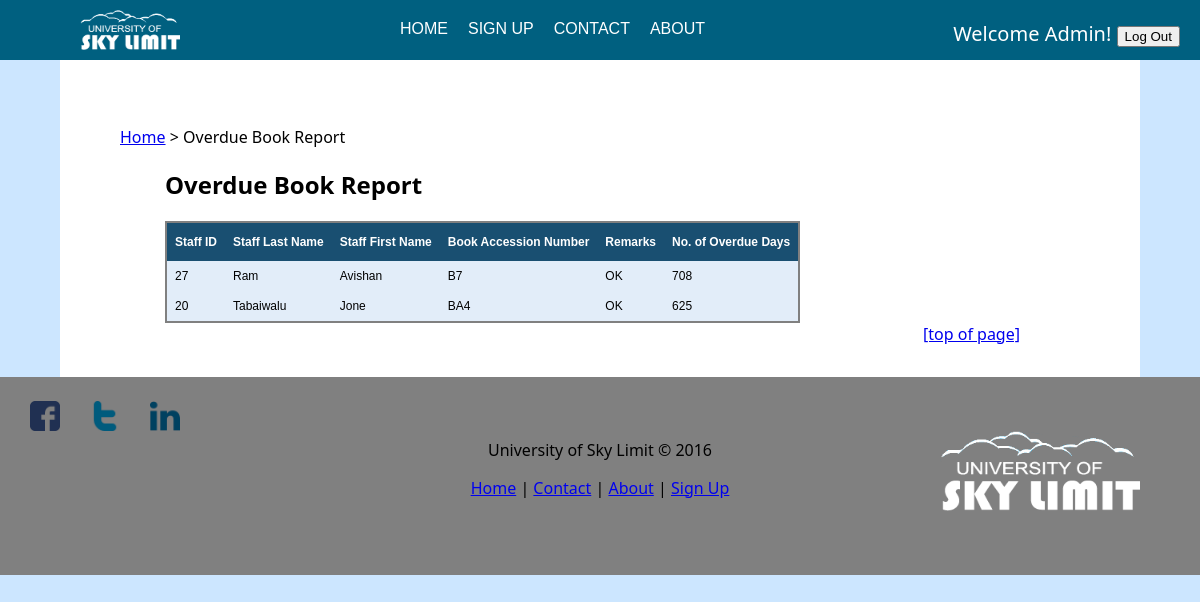
Screenshot of /Simple_Library_Management_System/library/overduebookreport.php (signed in) with the database file from the repository.
### tables this page shows
CREATE TABLE `loanitems` (
  `LoanLine_Num` varchar(15) NOT NULL,
  `Loan_Num` varchar(10) NOT NULL,
  `LoanLine_DueDate` date NOT NULL,
  `LoanLine_ReturnDate` date NOT NULL,
  `LoanLine_Remarks` varchar(15) NOT NULL,
  `Bk_AccessionNum` varchar(10) NOT NULL,
  `LoanTyp_ID` varchar(10) NOT NULL,
  `Loan_Clear` varchar(5) NOT NULL
);

CREATE TABLE `staff` (
  `Staff_ID` int(10) NOT NULL,
  `Staff_FName` char(20) NOT NULL,
  `Staff_LName` char(20) NOT NULL,
  `Staff_Username` varchar(25) NOT NULL,
  `Staff_Pwd` varchar(255) NOT NULL,
  `Staff_AccountType` varchar(10) NOT NULL
);

### Simple_Library_Management_System/library/overduebookreport.php (the view, shortened to what this page needs)
<?php
include 'includes/header.php';
?>
<head>
</head>
<body>
<div id="main">
<div id="main-content">
	<p><a href="home.php">Home</a> > Overdue Book Report</p>
	<h2 id="padding">Overdue Book Report</h2>
	<form id="form" name="frmUser" method="post">
	<table id="table" style="margin-left: 5%;">
	<tr>
		<th>Staff ID</th>
		<th>Staff Last Name</th>
		<th>Staff First Name</th>
		<th>Book Accession Number</th>
		<th>Remarks</th>
		<th>No. of Overdue Days</th>
	</tr>
	<?php
	$qry1 = "SELECT * FROM loanitems as a, loan as b, staff as c
	WHERE a.Loan_Num=b.Loan_Num and a.Loan_Clear='No' and c.Staff_ID=b.Staff_ID ";
	$result1 = $db_conn->query($qry1);
	$i=0;
	while($row = mysqli_fetch_array($result1)){
	if($i%2==0)
			$classname="evenRow";
		else
			$classname="oddRow";
		?>
		<tr class="<?php if(isset($classname)) echo $classname;?>">
				<td><?php echo $row['Staff_ID']; ?></td>
				<td><?php echo $row['Staff_LName']; ?></td>
				<td><?php echo $row['Staff_FName']; ?></td>
				<td><?php echo $row['Bk_AccessionNum']; ?></td>
				<td><?php echo $row['LoanLine_Remarks'] ?></td>
				<?php
				$cnow = date("Y-m-d");
				$date1 = date_create($cnow);
				$date2 = date_create($row['LoanLine_DueDate']);
				$diff = date_diff($date1, $date2);
				?>
				<td><?php echo $diff->format("%a"); ?></td>
		</tr>
	<?php
		}
		?>
	</table>
	</form>
	<a style="float: right;" href="#top">[top of page]</a><br/><br/><br/><br/>
</div>
</div>
<?php include "includes/footer.php"; ?>

### Simple_Library_Management_System/library/style.css (style rules this page uses)
body { background: #cce6ff; margin: 0; font-family: "Segoe UI",Optima,Helvetica,Arial,sans-serif; }
#main { float: center; width:100%; }
#main-content { padding: 50px 10% 50px 5%; margin: 0 5% 0 5%; text-align: left; width: auto; background: white; min-height: 300px; margin-bottom: -7%; }
#padding { margin-left: 5%; }
#table { font-family: "Trebuchet MS", Arial, Helvetica, sans-serif; border-collapse: collapse; border: 2px solid grey; }
#table td, #table th { padding: 8px; font-size:12px; }
#table th { padding-top: 12px; padding-bottom: 12px; text-align: left; background-color: #194f71; color: white; }
.evenRow { background-color: #E2EDF9; font-size:12px; }

### rows the page displays
loanitems: staff.Staff_ID "27", staff.Staff_LName "Ram", staff.Staff_FName "Avishan", Bk_AccessionNum "B7", LoanLine_Remarks "OK", LoanLine_DueDate "708"
loanitems: staff.Staff_ID "20", staff.Staff_LName "Tabaiwalu", staff.Staff_FName "Jone", Bk_AccessionNum "BA4", LoanLine_Remarks "OK", LoanLine_DueDate "625"

### other values shown
$_SESSION['firstname'] "Admin"
